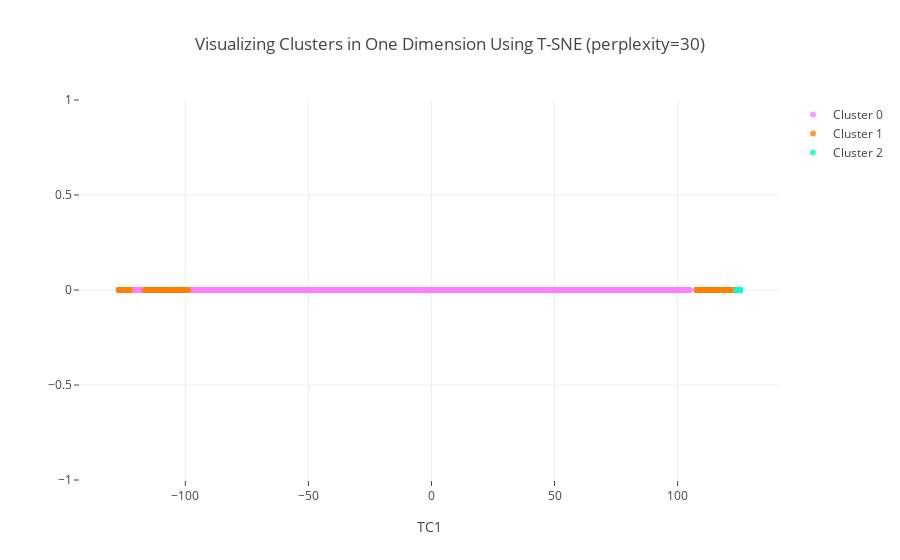

This figure's notebook cell:
### Code cell
#Instructions for building the 1-D plot

#trace1 is for 'Cluster 0'
trace1 = go.Scatter(
                    x = cluster0["TC1_1d"],
                    y = cluster0["dummy"],
                    mode = "markers",
                    name = "Cluster 0",
                    marker = dict(color = 'rgba(255, 128, 255, 0.8)'),
                    text = None)

#trace2 is for 'Cluster 1'
trace2 = go.Scatter(
                    x = cluster1["TC1_1d"],
                    y = cluster1["dummy"],
                    mode = "markers",
                    name = "Cluster 1",
                    marker = dict(color = 'rgba(255, 128, 2, 0.8)'),
                    text = None)

#trace3 is for 'Cluster 2'
trace3 = go.Scatter(
                    x = cluster2["TC1_1d"],
                    y = cluster2["dummy"],
                    mode = "markers",
                    name = "Cluster 2",
                    marker = dict(color = 'rgba(0, 255, 200, 0.8)'),
                    text = None)

data = [trace1, trace2, trace3]

title = "Visualizing Clusters in One Dimension Using T-SNE (perplexity=" + str(perplexity) + ")"

layout = dict(title = title,
              xaxis= dict(title= 'TC1',ticklen= 5,zeroline= False),
              yaxis= dict(title= '',ticklen= 5,zeroline= False)
             )

fig = dict(data = data, layout = layout)

iplot(fig)

### Figure 1 — Plotly figure (JSON) as saved in the notebook; plotly's stock layout.template omitted (floating-point values rounded to 4 significant figures; data arrays with more than 128 entries replaced by an {"elided": "..."} marker saying what was removed)
{"data": [{"marker": {"color": "rgba(255, 128, 255, 0.8)"}, "mode": "markers", "name": "Cluster 0", "type": "scatter", "uid": "358db39e-e4ef-4797-a0ee-4e129192439c", "x": {"elided": "4418 float values"}, "y": {"elided": "4418 int values"}}, {"marker": {"color": "rgba(255, 128, 2, 0.8)"}, "mode": "markers", "name": "Cluster 1", "type": "scatter", "uid": "e100885c-b632-448a-b18f-671d00b3622c", "x": {"elided": "553 float values"}, "y": {"elided": "553 int values"}}, {"marker": {"color": "rgba(0, 255, 200, 0.8)"}, "mode": "markers", "name": "Cluster 2", "type": "scatter", "uid": "4338f75f-5d90-4dc2-914c-1bc6b460875e", "x": [123.8, 124.5, 124.3, 125.0, 124.0, 124.3, 125.1, 124.8, 125.3, 124.5, 125.0, 124.1, 125.5, 124.4, 125.0, 124.8, 125.1, 123.9, 124.3, 125.4, 125.4, 124.5, 124.5, 124.9, 124.6, 124.7, 124.9, 124.1, 125.4], "y": [0, 0, 0, 0, 0, 0, 0, 0, 0, 0, 0, 0, 0, 0, 0, 0, 0, 0, 0, 0, 0, 0, 0, 0, 0, 0, 0, 0, 0]}], "layout": {"title": {"text": "Visualizing Clusters in One Dimension Using T-SNE (perplexity=30)"}, "xaxis": {"ticklen": 5, "title": {"text": "TC1"}, "zeroline": false}, "yaxis": {"ticklen": 5, "title": {"text": ""}, "zeroline": false}}}
